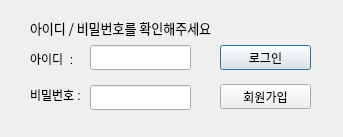
<?xml version="1.0" encoding="UTF-8"?>
<ui version="4.0">
 <class>Dialog</class>
 <widget class="QDialog" name="Dialog">
  <property name="geometry">
   <rect>
    <x>0</x>
    <y>0</y>
    <width>343</width>
    <height>137</height>
   </rect>
  </property>
  <property name="windowTitle">
   <string>Dialog</string>
  </property>
  <widget class="QLabel" name="label_2">
   <property name="geometry">
    <rect>
     <x>30</x>
     <y>85</y>
     <width>56</width>
     <height>20</height>
    </rect>
   </property>
   <property name="text">
    <string>비밀번호 :</string>
   </property>
  </widget>
  <widget class="QLineEdit" name="lineEdit">
   <property name="geometry">
    <rect>
     <x>90</x>
     <y>85</y>
     <width>101</width>
     <height>25</height>
    </rect>
   </property>
   <property name="echoMode">
    <enum>QLineEdit::Password</enum>
   </property>
  </widget>
  <widget class="QPushButton" name="pushButton_9">
   <property name="geometry">
    <rect>
     <x>220</x>
     <y>45</y>
     <width>91</width>
     <height>25</height>
    </rect>
   </property>
   <property name="text">
    <string>로그인</string>
   </property>
  </widget>
  <widget class="QLabel" name="label">
   <property name="geometry">
    <rect>
     <x>30</x>
     <y>53</y>
     <width>56</width>
     <height>12</height>
    </rect>
   </property>
   <property name="text">
    <string>아이디  :</string>
   </property>
  </widget>
  <widget class="QLineEdit" name="lineEdit_2">
   <property name="geometry">
    <rect>
     <x>90</x>
     <y>45</y>
     <width>101</width>
     <height>25</height>
    </rect>
   </property>
   <property name="echoMode">
    <enum>QLineEdit::Normal</enum>
   </property>
  </widget>
  <widget class="QPushButton" name="pushButton_10">
   <property name="geometry">
    <rect>
     <x>220</x>
     <y>84</y>
     <width>91</width>
     <height>25</height>
    </rect>
   </property>
   <property name="text">
    <string>회원가입</string>
   </property>
  </widget>
  <widget class="QLabel" name="label_3">
   <property name="geometry">
    <rect>
     <x>30</x>
     <y>20</y>
     <width>281</width>
     <height>16</height>
    </rect>
   </property>
   <property name="font">
    <font>
     <family>Agency FB</family>
     <pointsize>10</pointsize>
    </font>
   </property>
   <property name="text">
    <string>아이디 / 비밀번호를 확인해주세요</string>
   </property>
  </widget>
 </widget>
 <tabstops>
  <tabstop>lineEdit_2</tabstop>
  <tabstop>lineEdit</tabstop>
  <tabstop>pushButton_9</tabstop>
  <tabstop>pushButton_10</tabstop>
 </tabstops>
 <resources/>
 <connections/>
</ui>
